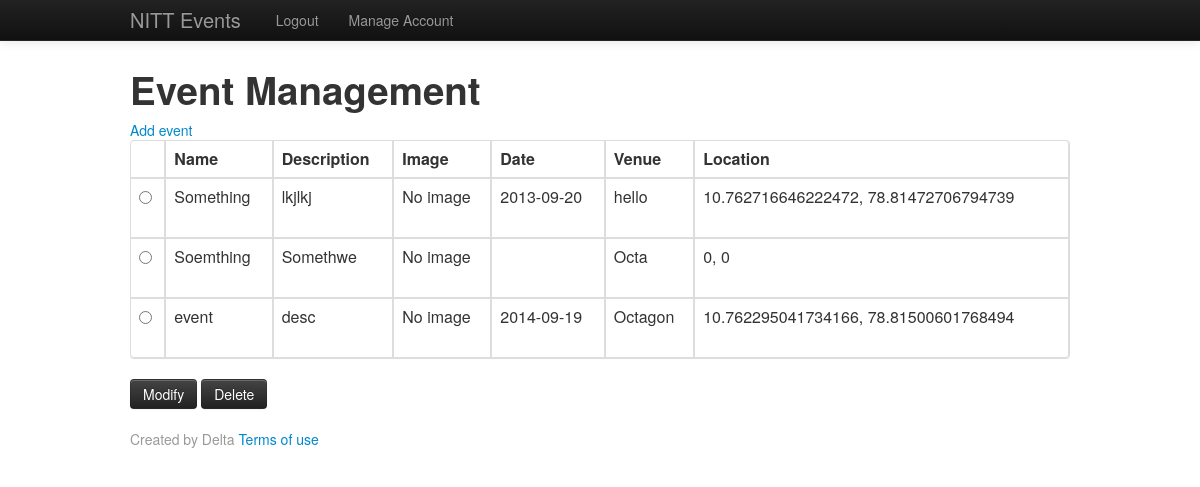
/index.php (signed in), run on the app's committed database.
### tables this page shows
CREATE TABLE IF NOT EXISTS `events` (
  `eid` int(11) NOT NULL AUTO_INCREMENT,
  `uid` int(11) NOT NULL,
  `ename` varchar(100) DEFAULT NULL,
  `edesc` varchar(1000) DEFAULT NULL,
  `edate` date DEFAULT NULL,
  `etime` char(5) DEFAULT NULL,
  `lat` double DEFAULT NULL,
  `lng` double DEFAULT NULL,
  `evenue` char(100) DEFAULT NULL,
  `pic` char(250) DEFAULT NULL,
  `ver` int(10) NOT NULL DEFAULT '0',
  PRIMARY KEY (`eid`),
  KEY `uid` (`uid`)
);

### includes/events.php (the view, shortened to what this page needs)
<html>
<head>
	<link rel="stylesheet" type="text/css" href="./css/bootstrap.css" media='screen'>
</head>
<body>
	  <div class="navbar navbar-inverse navbar-fixed-top">
	  <div class="navbar-inner">
		<div class="container">
		  <a class="brand" href="#">NITT Events</a>
		  <div class="nav-collapse collapse">
			<ul class="nav">
			  <li><a href="./includes/logout.php">Logout</a></li>
			  <li><a href="index.php?action=manage">Manage Account</a></li>
			</ul>
		  </div>
		</div>
	  </div>
	</div>
	<div class="container">
		<h1>Event Management</h1>
		<a href="index.php?action=add">Add event</a>
		<form method="get" enctype="multipart/form-data" action="index.php">
		<table border="2" class='table table-bordered'>
		<tbody>
			<th></th><th>Name</th><th>Description</th><th width='80px';>Image</th><th>Date</th><th>Venue</th><th>Location</th>
			<tr>
			<?php
				$con=mysqli_connect("localhost", $MYDB_USER, $MYDB_PASS,$MYDB_DB);
				$sql="SELECT * FROM events WHERE UID=$_SESSION[userid] ORDER BY eid DESC";
				$result=mysqli_query($con, $sql);
				while($row=mysqli_fetch_array($result)){
					if($row['pic']!=NULL)
						$imghtml="<img src='".$row['pic']."' height=60px/>";
					else $imghtml="No image";
					echo "</tr><tr>";
					echo "<td><input type='radio' name='event' value='".$row['eid']
						."'></td><td>".$row['ename']."</td><td>".$row['edesc']."</td><td>"
						.$imghtml."</td><td>"
						.$row['edate']."</td><td>".$row['evenue']."</td><td>".$row['lat'].", ".$row['lng']."</td>";
				}
			?>
			</tr>
		</tbody>
		</table>
			<input class="btn btn-inverse" type='submit' id="Modify" name="actionbtn" value='Modify'/>
			<input class="btn btn-inverse" type='submit' id="Delete" name="actionbtn" value='Delete'/>
		</form>
	</div>
	<div id="footer">
	  <div class="container">
		<p class="muted credit">Created by Delta <a href="index.php?action=terms">Terms of use</a></p>
	  </div>
	 </div>
</body>
</html>

### index.php (shortened to what this page needs)
<?php
	if(!isset($_SESSION['logged_in'])||!$_SESSION['logged_in']==1){
		include "./includes/login.php";
	}
	else{
		if(!isset($_GET['action']))
			include "./includes/events.php";
	}
?>

### includes/events.php (style rules this page uses)
body { padding-top: 60px; }
img, td { height: 60px; }

### data on the page
events: ename "Something", edesc "lkjlkj", pic "No image", edate "2013-09-20", evenue "hello", lat "10.762716646222472", lng "78.81472706794739"
events: ename "Soemthing", edesc "Somethwe", pic "No image", evenue "Octa", lat "0", lng "0"
events: ename "event", edesc "desc", pic "No image", edate "2014-09-19", evenue "Octagon", lat "10.762295041734166", lng "78.81500601768494"
